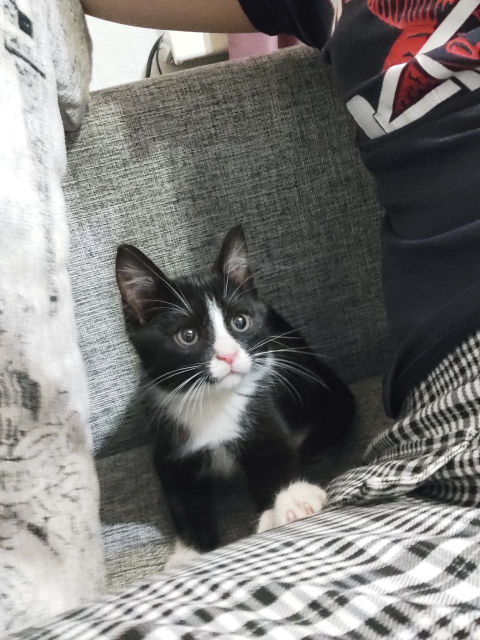
#> input picture test/2.jpg, 960 x 1280 px, found by its file name (shown at 1/2 size)
$ python -i views.py   (imports and definitions only)
#> lines starting #> are read from the running program, lines starting #| are printed output that depends on the picture
from .models import Bb, Rubric, Rez
from django.template import loader
from django.shortcuts import render
from django.urls import reverse_lazy
from django.http import HttpResponse
import cv2
from PIL import Image


from django.views.generic.edit import CreateView
from .forms import BbForm

def Neiro(immage):
#> called with immage = '../2.jpg'
    imaging = cv2.imread(r'C:\Users\John\Desktop\Documents\Ynic\4 semac\Neiroset\test\media\\' + immage)
#> imaging is the input picture: shape (1280, 960, 3); mean B, G, R 120.1, 121.9, 123.3
    imaging_gray = cv2.cvtColor(imaging, cv2.COLOR_BGR2GRAY)
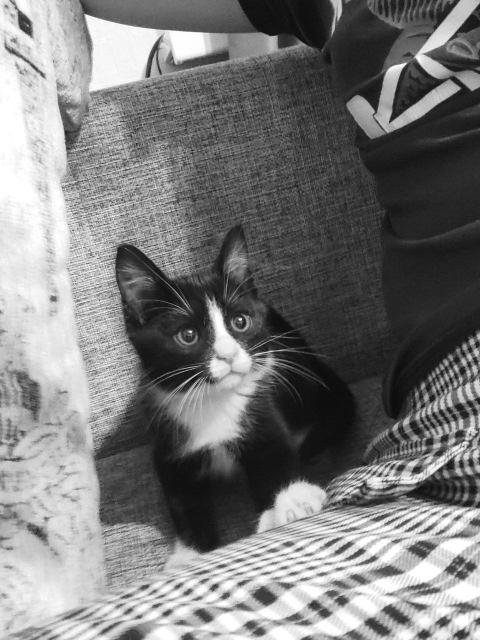
#> imaging_gray: shape (1280, 960) (shown at 1/2 size); min 0, max 255, mean 122.1
    imaging_rgb = cv2.cvtColor(imaging, cv2.COLOR_BGR2RGB)
#> (the run stopped early here; a loop or call above may not have finished)
